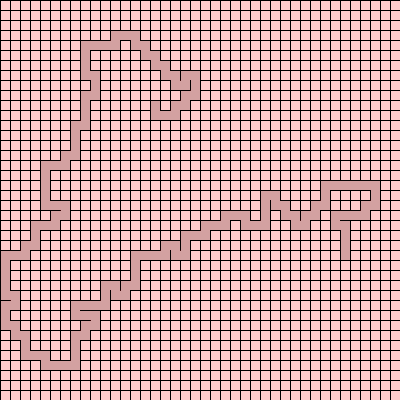
Frame 1 (no input)
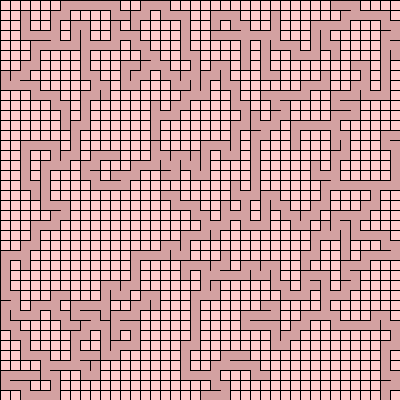
Frame 60 (the mouse pressed at the canvas centre just before this capture)
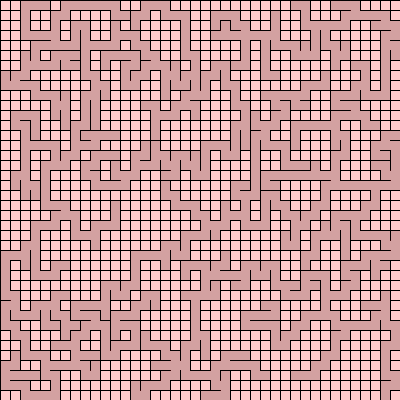
Frame 120 (the mouse held since frame 60 and released just before this capture)

The Processing sketch that drew these frames (run headless with seeded random() and noise(); from frame 60 on, the mouse is pressed at the canvas centre):

// Processing sketch: wilsonsMethodMazeGenerationAlgorithm
// ── wilsonsMethodMazeGenerationAlgorithm.pde
int scl = 10;
int cols, rows;

Cell[] grid;

//cells not in the maze (open) and cells in the maze (closed)
ArrayList<Cell> openSet = new ArrayList<Cell>();
ArrayList<Cell> closedSet = new ArrayList<Cell>();

void setup() {
  //frameRate(1);
  size(400, 400);
  cols = width/scl;
  rows = height/scl;
  
  grid = new Cell[cols * rows];
  
  for (int j = 0; j < rows; j++) {
    for (int i = 0; i < cols; i++) {
      grid[i + j*width/scl] = new Cell(i, j);
      //add the cell to the list of cells not in the maze
      openSet.add(grid[i + j*width/scl]);
    }
  }
  
  //add an initial random cell to the maze
  int r = floor(random(cols * rows));
  closedSet.add(grid[r]);
  openSet.remove(grid[r]);
}

void draw() {
  background(255);
  if (openSet.size() > 0) { 
    
    //choose a random cell from openSet
    int r = floor(random(openSet.size()));
    Cell temp = openSet.get(r);
    Cell current = temp;
  
  
    //start a path from initial until it reaches a cell in the maze
    while (!closedSet.contains(current)) { //while current is not part of the maze
      ArrayList<Cell> neighbors = findNeighbors(current);
      
      r = floor(random(neighbors.size()));
      Cell neighbor = neighbors.get(r);
      current.next = neighbor;
      current = neighbor;    
    }
    
    //find the path by working forwards
    ArrayList<Cell> path = new ArrayList<Cell>();

    while (temp.next != null) { //while temp.next != current
      if (!closedSet.contains(temp)) {
        path.add(temp);
        openSet.remove(temp);
        removeWalls(temp, temp.next);        
      }
      temp = temp.next;
    }
    
    for (int i = 0; i < path.size(); i++) {
      closedSet.add(path.get(i));
    }
  } else {
    println("done");
    noLoop();
  }
  
  //show the status of the cells
  for (int i = 0; i < closedSet.size(); i++) {
    closedSet.get(i).show(color(200));
  }
  
  for (int i = 0; i < grid.length; i++) {
    grid[i].show(color(255, 0, 0, 50));
  }
}

// ── cell_class.pde
class Cell {
  int i, j;
  
  //walls
  boolean top;
  boolean right;
  boolean bottom;
  boolean left;
  
  //the cell stores its child cell to find the path
  Cell next = null;
      
  Cell(int i_, int j_) {
    i = i_;
    j = j_;
    
    top = true;
    right = true;
    bottom = true;
    left = true;
  }
  
  void show(color c) {
    fill(c);
    noStroke();
    rect(i*scl, j*scl, scl, scl);
    
    stroke(0);
    if (top == true)    {line((i)*scl, (j)*scl,(i+1)*scl, (j)*scl);}     //top
    if (right == true)  {line((i+1)*scl, (j)*scl,(i+1)*scl, (j+1)*scl);} //right
    if (bottom == true) {line((i)*scl, (j+1)*scl,(i+1)*scl, (j+1)*scl);} //bottom
    if (left == true)   {line((i)*scl, (j)*scl,(i)*scl, (j+1)*scl);}     //left
  }
}

ArrayList<Cell> findNeighbors(Cell current) {
  ArrayList<Cell> neighbors = new ArrayList<Cell>();
  if (current.j>0)      {neighbors.add(grid[(current.i) + (current.j-1)*cols]);} //top
  if (current.i<cols-1) {neighbors.add(grid[(current.i+1) + (current.j)*cols]);} //right
  if (current.j<rows-1) {neighbors.add(grid[(current.i) + (current.j+1)*cols]);} //bottom
  if (current.i>0)      {neighbors.add(grid[(current.i-1) + (current.j)*cols]);} //left   
  return neighbors;
}

void removeWalls(Cell a, Cell b) {
  int x = a.i - b.i;
  int y = a.j - b.j;
  
  if (x == 1) {
    a.left = false;
    b.right = false;
  } else if (x == -1) {
    a.right = false;
    b.left = false;
  }
  if (y == 1) {
    a.top = false;
    b.bottom = false;
  } else if (y == -1) {
    a.bottom = false;
    b.top = false;
  }
}
